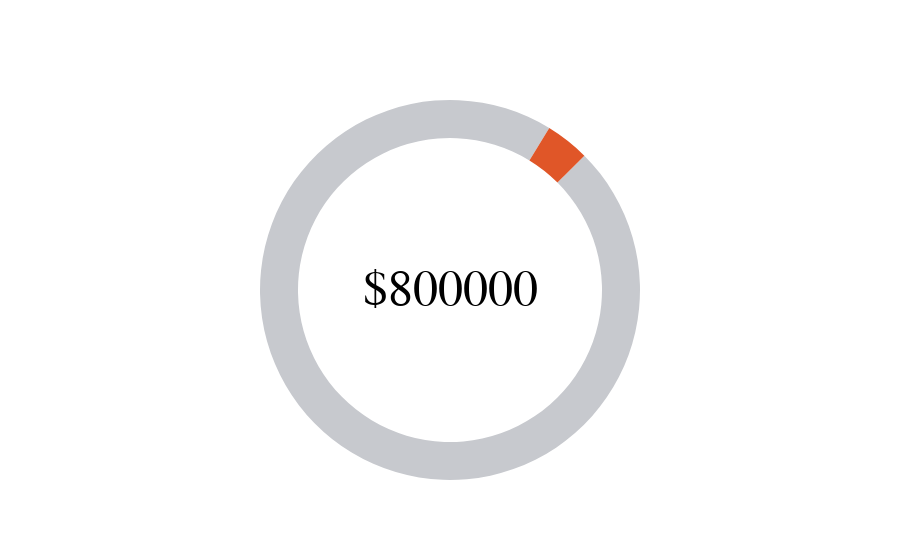

Here is the notebook cell this chart was saved with:
### Code cell
target_this_year()

### Figure 1 — Plotly figure (JSON) as saved in the notebook; plotly's stock layout.template omitted (floating-point values rounded to 4 significant figures)
{"data": [{"hole": 0.8, "hoverinfo": "label+percent", "marker": {"colors": ["#e05628", "#C7C9CE"]}, "rotation": 45, "showlegend": false, "textfont": {"size": 20}, "textinfo": "none", "type": "pie", "values": [30000, 770000]}], "layout": {"annotations": [{"font": {"color": "black", "family": "sana serif", "size": 50}, "showarrow": false, "text": "$800000", "x": 0.5, "y": 0.5}]}}
